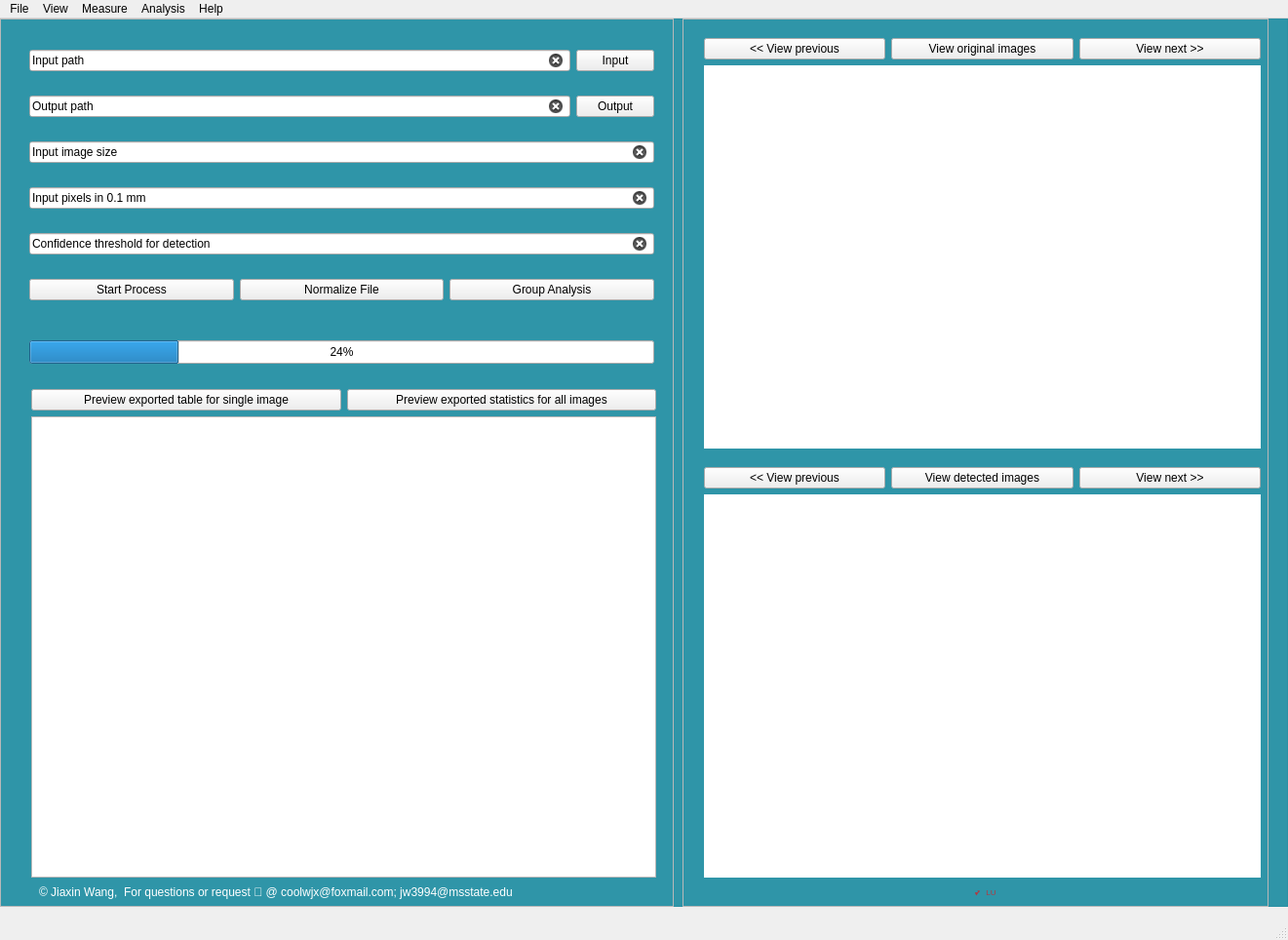
<?xml version="1.0" encoding="UTF-8"?>
<ui version="4.0">
 <class>StoManager1</class>
 <widget class="QMainWindow" name="StoManager1">
  <property name="geometry">
   <rect>
    <x>0</x>
    <y>0</y>
    <width>1321</width>
    <height>964</height>
   </rect>
  </property>
  <property name="windowTitle">
   <string>MainWindow</string>
  </property>
  <widget class="QWidget" name="centralwidget">
   <widget class="QFrame" name="frame">
    <property name="geometry">
     <rect>
      <x>0</x>
      <y>0</y>
      <width>1321</width>
      <height>911</height>
     </rect>
    </property>
    <property name="styleSheet">
     <string notr="true"/>
    </property>
    <property name="frameShape">
     <enum>QFrame::StyledPanel</enum>
    </property>
    <property name="frameShadow">
     <enum>QFrame::Raised</enum>
    </property>
    <widget class="QFrame" name="frame_2">
     <property name="geometry">
      <rect>
       <x>0</x>
       <y>0</y>
       <width>691</width>
       <height>911</height>
      </rect>
     </property>
     <property name="styleSheet">
      <string notr="true"/>
     </property>
     <property name="frameShape">
      <enum>QFrame::StyledPanel</enum>
     </property>
     <property name="frameShadow">
      <enum>QFrame::Raised</enum>
     </property>
     <widget class="QLabel" name="label_3">
      <property name="geometry">
       <rect>
        <x>40</x>
        <y>880</y>
        <width>621</width>
        <height>31</height>
       </rect>
      </property>
      <property name="font">
       <font>
        <pointsize>9</pointsize>
       </font>
      </property>
      <property name="styleSheet">
       <string notr="true">color: qlineargradient(spread:pad, x1:0, y1:0, x2:1, y2:0, stop:0 rgba(255, 255, 255, 255), stop:1 rgba(255, 255, 255, 255));</string>
      </property>
      <property name="text">
       <string>© Jiaxin Wang,  For questions or request 📧 @ coolwjx@foxmail.com; jw3994@msstate.edu</string>
      </property>
     </widget>
     <widget class="QProgressBar" name="progressBar">
      <property name="enabled">
       <bool>true</bool>
      </property>
      <property name="geometry">
       <rect>
        <x>30</x>
        <y>330</y>
        <width>641</width>
        <height>24</height>
       </rect>
      </property>
      <property name="palette">
       <palette>
        <active>
         <colorrole role="WindowText">
          <brush brushstyle="LinearGradientPattern">
           <gradient startx="0.000000000000000" starty="0.000000000000000" endx="1.000000000000000" endy="0.000000000000000" type="LinearGradient" spread="PadSpread" coordinatemode="ObjectBoundingMode">
            <gradientstop position="0.000000000000000">
             <color alpha="255">
              <red>0</red>
              <green>0</green>
              <blue>0</blue>
             </color>
            </gradientstop>
            <gradientstop position="1.000000000000000">
             <color alpha="255">
              <red>0</red>
              <green>0</green>
              <blue>0</blue>
             </color>
            </gradientstop>
           </gradient>
          </brush>
         </colorrole>
         <colorrole role="Text">
          <brush brushstyle="LinearGradientPattern">
           <gradient startx="0.000000000000000" starty="0.000000000000000" endx="1.000000000000000" endy="0.000000000000000" type="LinearGradient" spread="PadSpread" coordinatemode="ObjectBoundingMode">
            <gradientstop position="0.000000000000000">
             <color alpha="255">
              <red>0</red>
              <green>0</green>
              <blue>0</blue>
             </color>
            </gradientstop>
            <gradientstop position="1.000000000000000">
             <color alpha="255">
              <red>0</red>
              <green>0</green>
              <blue>0</blue>
             </color>
            </gradientstop>
           </gradient>
          </brush>
         </colorrole>
         <colorrole role="ButtonText">
          <brush brushstyle="LinearGradientPattern">
           <gradient startx="0.000000000000000" starty="0.000000000000000" endx="1.000000000000000" endy="0.000000000000000" type="LinearGradient" spread="PadSpread" coordinatemode="ObjectBoundingMode">
            <gradientstop position="0.000000000000000">
             <color alpha="255">
              <red>0</red>
              <green>0</green>
              <blue>0</blue>
             </color>
            </gradientstop>
            <gradientstop position="1.000000000000000">
             <color alpha="255">
              <red>0</red>
              <green>0</green>
              <blue>0</blue>
             </color>
            </gradientstop>
           </gradient>
          </brush>
         </colorrole>
        </active>
        <inactive>
         <colorrole role="WindowText">
          <brush brushstyle="LinearGradientPattern">
           <gradient startx="0.000000000000000" starty="0.000000000000000" endx="1.000000000000000" endy="0.000000000000000" type="LinearGradient" spread="PadSpread" coordinatemode="ObjectBoundingMode">
            <gradientstop position="0.000000000000000">
             <color alpha="255">
              <red>0</red>
              <green>0</green>
              <blue>0</blue>
             </color>
            </gradientstop>
            <gradientstop position="1.000000000000000">
             <color alpha="255">
              <red>0</red>
              <green>0</green>
              <blue>0</blue>
             </color>
            </gradientstop>
           </gradient>
          </brush>
         </colorrole>
         <colorrole role="Text">
          <brush brushstyle="LinearGradientPattern">
           <gradient startx="0.000000000000000" starty="0.000000000000000" endx="1.000000000000000" endy="0.000000000000000" type="LinearGradient" spread="PadSpread" coordinatemode="ObjectBoundingMode">
            <gradientstop position="0.000000000000000">
             <color alpha="255">
              <red>0</red>
              <green>0</green>
              <blue>0</blue>
             </color>
            </gradientstop>
            <gradientstop position="1.000000000000000">
             <color alpha="255">
              <red>0</red>
              <green>0</green>
              <blue>0</blue>
             </color>
            </gradientstop>
           </gradient>
          </brush>
         </colorrole>
         <colorrole role="ButtonText">
          <brush brushstyle="LinearGradientPattern">
           <gradient startx="0.000000000000000" starty="0.000000000000000" endx="1.000000000000000" endy="0.000000000000000" type="LinearGradient" spread="PadSpread" coordinatemode="ObjectBoundingMode">
            <gradientstop position="0.000000000000000">
             <color alpha="255">
              <red>0</red>
              <green>0</green>
              <blue>0</blue>
             </color>
            </gradientstop>
            <gradientstop position="1.000000000000000">
             <color alpha="255">
              <red>0</red>
              <green>0</green>
              <blue>0</blue>
             </color>
            </gradientstop>
           </gradient>
          </brush>
         </colorrole>
        </inactive>
        <disabled>
         <colorrole role="WindowText">
          <brush brushstyle="LinearGradientPattern">
           <gradient startx="0.000000000000000" starty="0.000000000000000" endx="1.000000000000000" endy="0.000000000000000" type="LinearGradient" spread="PadSpread" coordinatemode="ObjectBoundingMode">
            <gradientstop position="0.000000000000000">
             <color alpha="255">
              <red>0</red>
              <green>0</green>
              <blue>0</blue>
             </color>
            </gradientstop>
            <gradientstop position="1.000000000000000">
             <color alpha="255">
              <red>0</red>
              <green>0</green>
              <blue>0</blue>
             </color>
            </gradientstop>
           </gradient>
          </brush>
         </colorrole>
         <colorrole role="Text">
          <brush brushstyle="LinearGradientPattern">
           <gradient startx="0.000000000000000" starty="0.000000000000000" endx="1.000000000000000" endy="0.000000000000000" type="LinearGradient" spread="PadSpread" coordinatemode="ObjectBoundingMode">
            <gradientstop position="0.000000000000000">
             <color alpha="255">
              <red>0</red>
              <green>0</green>
              <blue>0</blue>
             </color>
            </gradientstop>
            <gradientstop position="1.000000000000000">
             <color alpha="255">
              <red>0</red>
              <green>0</green>
              <blue>0</blue>
             </color>
            </gradientstop>
           </gradient>
          </brush>
         </colorrole>
         <colorrole role="ButtonText">
          <brush brushstyle="LinearGradientPattern">
           <gradient startx="0.000000000000000" starty="0.000000000000000" endx="1.000000000000000" endy="0.000000000000000" type="LinearGradient" spread="PadSpread" coordinatemode="ObjectBoundingMode">
            <gradientstop position="0.000000000000000">
             <color alpha="255">
              <red>0</red>
              <green>0</green>
              <blue>0</blue>
             </color>
            </gradientstop>
            <gradientstop position="1.000000000000000">
             <color alpha="255">
              <red>0</red>
              <green>0</green>
              <blue>0</blue>
             </color>
            </gradientstop>
           </gradient>
          </brush>
         </colorrole>
        </disabled>
       </palette>
      </property>
      <property name="statusTip">
       <string/>
      </property>
      <property name="styleSheet">
       <string notr="true">color: qlineargradient(spread:pad, x1:0, y1:0, x2:1, y2:0, stop:0 rgba(0,0, 0, 255), stop:1 rgba(0, 0, 0, 255));</string>
      </property>
      <property name="value">
       <number>24</number>
      </property>
      <property name="textVisible">
       <bool>true</bool>
      </property>
     </widget>
     <widget class="QWidget" name="layoutWidget">
      <property name="geometry">
       <rect>
        <x>30</x>
        <y>13</y>
        <width>641</width>
        <height>301</height>
       </rect>
      </property>
      <layout class="QVBoxLayout" name="verticalLayout">
       <item>
        <layout class="QHBoxLayout" name="horizontalLayout">
         <item>
          <widget class="QLineEdit" name="lineEdit">
           <property name="font">
            <font>
             <pointsize>9</pointsize>
             <italic>false</italic>
             <underline>false</underline>
             <strikeout>false</strikeout>
            </font>
           </property>
           <property name="text">
            <string>Input path</string>
           </property>
           <property name="clearButtonEnabled">
            <bool>true</bool>
           </property>
          </widget>
         </item>
         <item>
          <widget class="QPushButton" name="pushButton_8">
           <property name="font">
            <font>
             <pointsize>9</pointsize>
            </font>
           </property>
           <property name="styleSheet">
            <string notr="true">color: qlineargradient(spread:pad, x1:0, y1:0, x2:1, y2:0, stop:0 rgba(0, 0, 0, 255), stop:1 rgba(0, 0, 0, 255));
</string>
           </property>
           <property name="text">
            <string>Input</string>
           </property>
          </widget>
         </item>
        </layout>
       </item>
       <item>
        <layout class="QHBoxLayout" name="horizontalLayout_2">
         <item>
          <widget class="QLineEdit" name="lineEdit_2">
           <property name="font">
            <font>
             <pointsize>9</pointsize>
            </font>
           </property>
           <property name="text">
            <string>Output path</string>
           </property>
           <property name="clearButtonEnabled">
            <bool>true</bool>
           </property>
          </widget>
         </item>
         <item>
          <widget class="QPushButton" name="pushButton_9">
           <property name="font">
            <font>
             <pointsize>9</pointsize>
            </font>
           </property>
           <property name="styleSheet">
            <string notr="true">color: qlineargradient(spread:pad, x1:0, y1:0, x2:1, y2:0, stop:0 rgba(0, 0,0, 255), stop:1 rgba(0, 0, 0, 255));
</string>
           </property>
           <property name="text">
            <string>Output</string>
           </property>
          </widget>
         </item>
        </layout>
       </item>
       <item>
        <layout class="QHBoxLayout" name="horizontalLayout_4">
         <item>
          <widget class="QLineEdit" name="lineEdit_3">
           <property name="font">
            <font>
             <pointsize>9</pointsize>
            </font>
           </property>
           <property name="text">
            <string>Input image size</string>
           </property>
           <property name="clearButtonEnabled">
            <bool>true</bool>
           </property>
          </widget>
         </item>
        </layout>
       </item>
       <item>
        <layout class="QHBoxLayout" name="horizontalLayout_5">
         <item>
          <widget class="QLineEdit" name="lineEdit_4">
           <property name="font">
            <font>
             <pointsize>9</pointsize>
            </font>
           </property>
           <property name="text">
            <string>Input pixels in 0.1 mm</string>
           </property>
           <property name="clearButtonEnabled">
            <bool>true</bool>
           </property>
          </widget>
         </item>
        </layout>
       </item>
       <item>
        <layout class="QHBoxLayout" name="horizontalLayout_8">
         <item>
          <widget class="QLineEdit" name="lineEdit_5">
           <property name="font">
            <font>
             <pointsize>9</pointsize>
            </font>
           </property>
           <property name="text">
            <string>Confidence threshold for detection</string>
           </property>
           <property name="clearButtonEnabled">
            <bool>true</bool>
           </property>
          </widget>
         </item>
        </layout>
       </item>
       <item>
        <layout class="QHBoxLayout" name="horizontalLayout_3">
         <item>
          <widget class="QPushButton" name="pushButton_3">
           <property name="styleSheet">
            <string notr="true">color: qlineargradient(spread:pad, x1:0, y1:0, x2:1, y2:0, stop:1 rgba(0, 0, 0, 255));</string>
           </property>
           <property name="text">
            <string>Start Process</string>
           </property>
          </widget>
         </item>
         <item>
          <widget class="QPushButton" name="pushButton_6">
           <property name="styleSheet">
            <string notr="true">color: qlineargradient(spread:pad, x1:0, y1:0, x2:1, y2:0, stop:1 rgba(0, 0, 0, 255));</string>
           </property>
           <property name="text">
            <string>Normalize File</string>
           </property>
          </widget>
         </item>
         <item>
          <widget class="QPushButton" name="pushButton_7">
           <property name="styleSheet">
            <string notr="true">color: qlineargradient(spread:pad, x1:0, y1:0, x2:1, y2:0, stop:1 rgba(0, 0, 0, 255));</string>
           </property>
           <property name="text">
            <string>Group Analysis</string>
           </property>
          </widget>
         </item>
        </layout>
       </item>
      </layout>
     </widget>
     <widget class="QWidget" name="layoutWidget">
      <property name="geometry">
       <rect>
        <x>32</x>
        <y>380</y>
        <width>641</width>
        <height>501</height>
       </rect>
      </property>
      <layout class="QVBoxLayout" name="verticalLayout_2">
       <item>
        <layout class="QHBoxLayout" name="horizontalLayout_9">
         <item>
          <widget class="QPushButton" name="pushButton_15">
           <property name="acceptDrops">
            <bool>false</bool>
           </property>
           <property name="styleSheet">
            <string notr="true">border-color: qlineargradient(spread:pad, x1:0, y1:0, x2:1, y2:0, stop:1 rgba(43, 197, 227, 255));</string>
           </property>
           <property name="text">
            <string>Preview exported table for single image</string>
           </property>
          </widget>
         </item>
         <item>
          <widget class="QPushButton" name="pushButton_16">
           <property name="acceptDrops">
            <bool>false</bool>
           </property>
           <property name="styleSheet">
            <string notr="true">border-color: qlineargradient(spread:pad, x1:0, y1:0, x2:1, y2:0, stop:1 rgba(43, 197, 227, 255));</string>
           </property>
           <property name="text">
            <string>Preview exported statistics for all images</string>
           </property>
          </widget>
         </item>
        </layout>
       </item>
       <item>
        <widget class="QTableView" name="tableView"/>
       </item>
      </layout>
     </widget>
    </widget>
    <widget class="QLabel" name="label">
     <property name="geometry">
      <rect>
       <x>0</x>
       <y>0</y>
       <width>1321</width>
       <height>911</height>
      </rect>
     </property>
     <property name="styleSheet">
      <string notr="true">background-color: qlineargradient(spread:pad, x1:0, y1:0, x2:1, y2:0, stop:1 rgba(30, 141, 162, 235));</string>
     </property>
     <property name="text">
      <string/>
     </property>
    </widget>
    <widget class="QLabel" name="label_2">
     <property name="geometry">
      <rect>
       <x>0</x>
       <y>0</y>
       <width>1311</width>
       <height>911</height>
      </rect>
     </property>
     <property name="styleSheet">
      <string notr="true">color: qlineargradient(spread:pad, x1:0, y1:0, x2:1, y2:0, stop:1 rgba(0, 0, 0, 91));</string>
     </property>
     <property name="text">
      <string/>
     </property>
    </widget>
    <widget class="QFrame" name="frame_3">
     <property name="geometry">
      <rect>
       <x>700</x>
       <y>0</y>
       <width>601</width>
       <height>911</height>
      </rect>
     </property>
     <property name="frameShape">
      <enum>QFrame::StyledPanel</enum>
     </property>
     <property name="frameShadow">
      <enum>QFrame::Raised</enum>
     </property>
     <widget class="QLabel" name="label_9">
      <property name="geometry">
       <rect>
        <x>300</x>
        <y>880</y>
        <width>41</width>
        <height>31</height>
       </rect>
      </property>
      <property name="font">
       <font>
        <family>Arial</family>
        <pointsize>6</pointsize>
        <weight>50</weight>
        <bold>false</bold>
       </font>
      </property>
      <property name="styleSheet">
       <string notr="true">color:rgba(255,0,0,160);</string>
      </property>
      <property name="text">
       <string>💕   LU</string>
      </property>
     </widget>
     <widget class="QWidget" name="layoutWidget">
      <property name="geometry">
       <rect>
        <x>22</x>
        <y>20</y>
        <width>571</width>
        <height>421</height>
       </rect>
      </property>
      <layout class="QVBoxLayout" name="verticalLayout_3">
       <item>
        <layout class="QHBoxLayout" name="horizontalLayout_6">
         <item>
          <widget class="QPushButton" name="pushButton">
           <property name="styleSheet">
            <string notr="true">color: qlineargradient(spread:pad, x1:0, y1:0, x2:1, y2:0, stop:1 rgba(0, 0, 0, 255));</string>
           </property>
           <property name="text">
            <string>&lt;&lt; View previous</string>
           </property>
          </widget>
         </item>
         <item>
          <widget class="QPushButton" name="pushButton_4">
           <property name="styleSheet">
            <string notr="true">color: qlineargradient(spread:pad, x1:0, y1:0, x2:1, y2:0, stop:1 rgba(0, 0, 0, 255));</string>
           </property>
           <property name="text">
            <string>View original images</string>
           </property>
          </widget>
         </item>
         <item>
          <widget class="QPushButton" name="pushButton_10">
           <property name="styleSheet">
            <string notr="true">color: qlineargradient(spread:pad, x1:0, y1:0, x2:1, y2:0, stop:1 rgba(0, 0, 0, 255));</string>
           </property>
           <property name="text">
            <string>View next &gt;&gt;</string>
           </property>
          </widget>
         </item>
        </layout>
       </item>
       <item>
        <widget class="QGraphicsView" name="graphicsView">
         <property name="sizePolicy">
          <sizepolicy hsizetype="Preferred" vsizetype="Expanding">
           <horstretch>0</horstretch>
           <verstretch>0</verstretch>
          </sizepolicy>
         </property>
         <property name="styleSheet">
          <string notr="true">border-radius:15px;</string>
         </property>
         <property name="sizeAdjustPolicy">
          <enum>QAbstractScrollArea::AdjustToContents</enum>
         </property>
         <property name="resizeAnchor">
          <enum>QGraphicsView::AnchorViewCenter</enum>
         </property>
        </widget>
       </item>
      </layout>
     </widget>
     <widget class="QWidget" name="layoutWidget">
      <property name="geometry">
       <rect>
        <x>22</x>
        <y>460</y>
        <width>571</width>
        <height>421</height>
       </rect>
      </property>
      <layout class="QVBoxLayout" name="verticalLayout_7">
       <item>
        <layout class="QHBoxLayout" name="horizontalLayout_7">
         <item>
          <widget class="QPushButton" name="pushButton_2">
           <property name="styleSheet">
            <string notr="true">color: qlineargradient(spread:pad, x1:0, y1:0, x2:1, y2:0, stop:1 rgba(0, 0, 0, 255));</string>
           </property>
           <property name="text">
            <string>&lt;&lt; View previous</string>
           </property>
          </widget>
         </item>
         <item>
          <widget class="QPushButton" name="pushButton_5">
           <property name="styleSheet">
            <string notr="true">color: qlineargradient(spread:pad, x1:0, y1:0, x2:1, y2:0, stop:1 rgba(0, 0, 0, 255));</string>
           </property>
           <property name="text">
            <string>View detected images</string>
           </property>
          </widget>
         </item>
         <item>
          <widget class="QPushButton" name="pushButton_11">
           <property name="styleSheet">
            <string notr="true">color: qlineargradient(spread:pad, x1:0, y1:0, x2:1, y2:0, stop:1 rgba(0, 0, 0, 255));</string>
           </property>
           <property name="text">
            <string>View next &gt;&gt;</string>
           </property>
          </widget>
         </item>
        </layout>
       </item>
       <item>
        <widget class="QGraphicsView" name="graphicsView_2">
         <property name="enabled">
          <bool>true</bool>
         </property>
         <property name="styleSheet">
          <string notr="true">border-radius:15px;</string>
         </property>
        </widget>
       </item>
      </layout>
     </widget>
    </widget>
    <zorder>label</zorder>
    <zorder>label_2</zorder>
    <zorder>frame_2</zorder>
    <zorder>frame_3</zorder>
   </widget>
   <widget class="QWidget" name="layoutWidget">
    <property name="geometry">
     <rect>
      <x>0</x>
      <y>0</y>
      <width>2</width>
      <height>2</height>
     </rect>
    </property>
    <layout class="QVBoxLayout" name="verticalLayout_4"/>
   </widget>
   <widget class="QWidget" name="layoutWidget">
    <property name="geometry">
     <rect>
      <x>0</x>
      <y>0</y>
      <width>2</width>
      <height>2</height>
     </rect>
    </property>
    <layout class="QVBoxLayout" name="verticalLayout_5"/>
   </widget>
   <widget class="QWidget" name="layoutWidget">
    <property name="geometry">
     <rect>
      <x>0</x>
      <y>0</y>
      <width>2</width>
      <height>2</height>
     </rect>
    </property>
    <layout class="QVBoxLayout" name="verticalLayout_6"/>
   </widget>
  </widget>
  <widget class="QMenuBar" name="menubar">
   <property name="geometry">
    <rect>
     <x>0</x>
     <y>0</y>
     <width>1321</width>
     <height>26</height>
    </rect>
   </property>
   <widget class="QMenu" name="menuFile">
    <property name="title">
     <string>File</string>
    </property>
    <addaction name="actionOpen"/>
    <addaction name="actionCreate"/>
    <addaction name="actionDelect"/>
   </widget>
   <widget class="QMenu" name="menuView">
    <property name="title">
     <string>View</string>
    </property>
    <addaction name="actionWindows"/>
    <addaction name="actionOutput_Img"/>
    <addaction name="actionLabel_Info"/>
    <addaction name="actionAnalysis_Result"/>
    <addaction name="actionStatistical_Results"/>
   </widget>
   <widget class="QMenu" name="menuMeasure">
    <property name="title">
     <string>Measure</string>
    </property>
    <addaction name="actionStomatal_area"/>
    <addaction name="actionStomatal_orientation"/>
   </widget>
   <widget class="QMenu" name="menuAnalysis">
    <property name="title">
     <string>Analysis</string>
    </property>
    <addaction name="actionGroup_Analysis"/>
    <addaction name="actionNon_Group_Analysis"/>
   </widget>
   <widget class="QMenu" name="menuHelp">
    <property name="title">
     <string>Help</string>
    </property>
    <addaction name="action"/>
    <addaction name="actionH"/>
   </widget>
   <addaction name="menuFile"/>
   <addaction name="menuView"/>
   <addaction name="menuMeasure"/>
   <addaction name="menuAnalysis"/>
   <addaction name="menuHelp"/>
  </widget>
  <widget class="QStatusBar" name="statusbar"/>
  <action name="actionOpen">
   <property name="text">
    <string>Open</string>
   </property>
  </action>
  <action name="actionCreate">
   <property name="text">
    <string>Create</string>
   </property>
  </action>
  <action name="actionDelect">
   <property name="text">
    <string>Delete</string>
   </property>
  </action>
  <action name="actionWindows">
   <property name="text">
    <string>Original Img</string>
   </property>
  </action>
  <action name="actionGroup_Analysis">
   <property name="text">
    <string>Group Analysis</string>
   </property>
  </action>
  <action name="actionNon_Group_Analysis">
   <property name="text">
    <string>Non-Group Analysis</string>
   </property>
  </action>
  <action name="actionOutput_Img">
   <property name="text">
    <string>Output Img</string>
   </property>
  </action>
  <action name="actionLabel_Info">
   <property name="text">
    <string>Label Info</string>
   </property>
  </action>
  <action name="actionAnalysis_Result">
   <property name="text">
    <string>Analysis Results</string>
   </property>
  </action>
  <action name="actionStatistical_Results">
   <property name="text">
    <string>Statistical Results</string>
   </property>
  </action>
  <action name="actionStomatal_area">
   <property name="text">
    <string>Stomatal area</string>
   </property>
  </action>
  <action name="actionStomatal_orientation">
   <property name="text">
    <string>Stomatal orientation</string>
   </property>
  </action>
  <action name="action">
   <property name="text">
    <string>)</string>
   </property>
   <property name="font">
    <font>
     <family>Social Media Circled</family>
    </font>
   </property>
  </action>
  <action name="actionH">
   <property name="text">
    <string>H</string>
   </property>
   <property name="font">
    <font>
     <family>Social Media Circled</family>
    </font>
   </property>
  </action>
 </widget>
 <resources>
  <include location="res.qrc"/>
 </resources>
 <connections/>
</ui>
